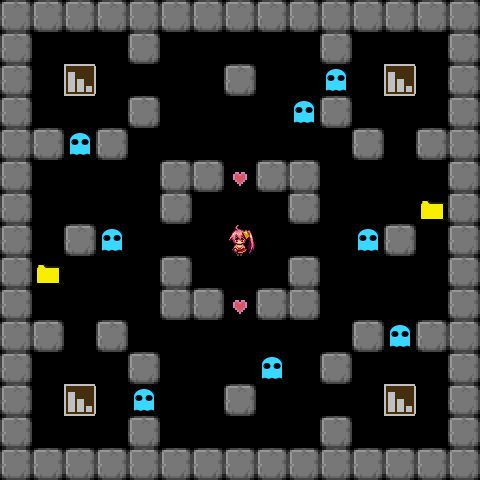

This is a level from a 2D game, rendered from its Tiled map with the project's own tilesets. A one-line summary and the complete map file follow:
An orthogonal 15x15 tile map with 32x32 px tiles, 1 tile layer (object).

<map version="1.0" orientation="orthogonal" renderorder="right-down" width="15" height="15" tilewidth="32" tileheight="32" nextobjectid="1">
 <tileset firstgid="1" name="tileset" tilewidth="32" tileheight="32" tilecount="32" columns="8">
  <image source="tileset.png" width="256" height="128" />
 </tileset>
 <layer name="object" width="15" height="15">
  <data encoding="csv">
1,1,1,1,1,1,1,1,1,1,1,1,1,1,1,
1,0,0,0,1,0,0,0,0,0,1,0,0,0,1,
1,0,10,0,0,0,0,1,0,0,11,0,10,0,1,
1,0,0,0,1,0,0,0,0,11,1,0,0,0,1,
1,1,11,1,0,0,0,0,0,0,0,1,0,1,1,
1,0,0,0,0,1,1,13,1,1,0,0,0,0,1,
1,0,0,0,0,1,0,0,0,1,0,0,0,12,1,
1,0,1,11,0,0,0,9,0,0,0,11,1,0,1,
1,12,0,0,0,1,0,0,0,1,0,0,0,0,1,
1,0,0,0,0,1,1,13,1,1,0,0,0,0,1,
1,1,0,1,0,0,0,0,0,0,0,1,11,1,1,
1,0,0,0,1,0,0,0,11,0,1,0,0,0,1,
1,0,10,0,11,0,0,1,0,0,0,0,10,0,1,
1,0,0,0,1,0,0,0,0,0,1,0,0,0,1,
1,1,1,1,1,1,1,1,1,1,1,1,1,1,1
</data>
 </layer>
</map>
